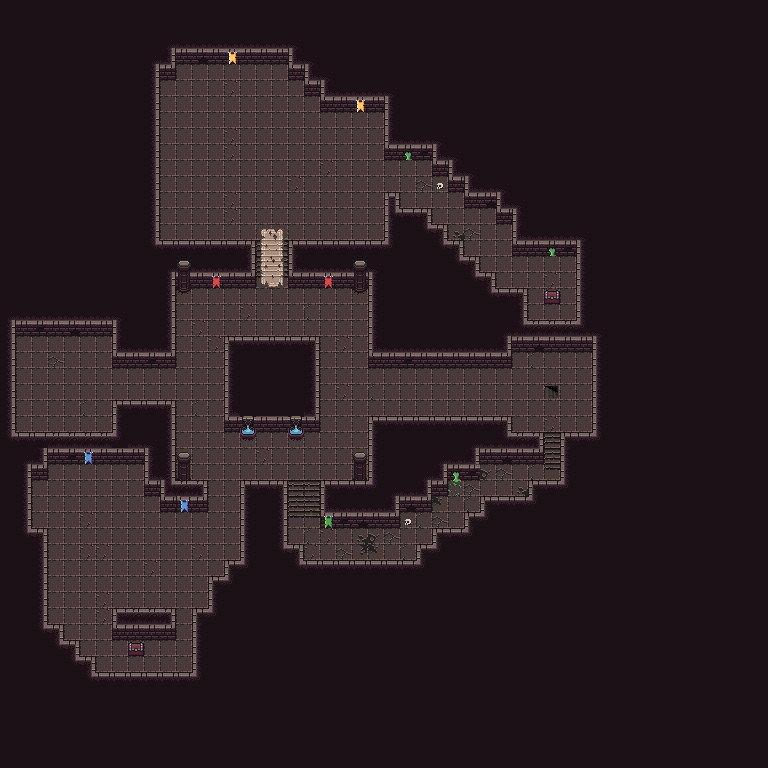

Tiled map render using the project's own tile images. Description and the map definition, with tile-layer contents summarised, below:
An orthogonal 48x48 tile map with 16x16 px tiles, 4 tile layers (abyss, floor, walls, dec), 3 tilesets and 73 objects.

<map version="1.10" tiledversion="1.11.2" orientation="orthogonal" renderorder="right-down" width="48" height="48" tilewidth="16" tileheight="16" infinite="0" nextlayerid="7" nextobjectid="228">
 <tileset firstgid="1" name="dungeontileset-extended" tilewidth="16" tileheight="16" tilecount="4096" columns="64">
  <image source="../tile_sets/dungeontiles-extended v1.1/dungeontileset-extended.png" width="1024" height="1024" />
 </tileset>
 <tileset firstgid="4097" name="0x72_16x16DungeonTileset.v5" tilewidth="16" tileheight="16" tilecount="512" columns="32">
  <image source="../tile_sets/0x72_16x16DungeonTileset.v5/0x72_16x16DungeonTileset.v5/0x72_16x16DungeonTileset.v5.png" width="512" height="256" />
 </tileset>
 <tileset firstgid="4609" name="16x16 dungeon ii wall reconfig v04 spritesheet" tilewidth="16" tileheight="16" tilecount="192" columns="16">
  <image source="../tile_sets/16x16 dungeon ii wall reconfig/16x16 dungeon ii wall reconfig v04 spritesheet.png" width="256" height="192" />
  <tile id="18">
   <objectgroup draworder="index" id="2">
    <object id="1" x="1" y="3" width="15" height="14" />
   </objectgroup>
  </tile>
  <tile id="141">
   <animation>
    <frame tileid="141" duration="1" />
    <frame tileid="142" duration="1" />
    <frame tileid="143" duration="1" />
   </animation>
  </tile>
  <tile id="157">
   <animation>
    <frame tileid="157" duration="160" />
    <frame tileid="158" duration="160" />
    <frame tileid="159" duration="160" />
   </animation>
  </tile>
 </tileset>
 <layer id="1" name="abyss" width="48" height="48">
  <data>[2304 cells, 2304 non-empty, 7 distinct tile ids]</data>
 </layer>
 <layer id="2" name="floor" width="48" height="48">
  <data>[2304 cells, 565 non-empty, 37 distinct tile ids]</data>
 </layer>
 <layer id="3" name="walls" width="48" height="48">
  <data>[2304 cells, 361 non-empty, 38 distinct tile ids]</data>
 </layer>
 <layer id="4" name="dec" width="48" height="48">
  <data>[2304 cells, 17 non-empty, 7 distinct tile ids]</data>
 </layer>
 <objectgroup id="6" name="collisions">
  <object id="124" x="160" y="16" width="144" height="48" />
  <object id="125" x="112" y="16" width="64" height="64" />
  <object id="126" x="112" y="64" width="48" height="192" />
  <object id="129" x="128" y="240" width="128" height="48" />
  <object id="130" x="112" y="272" width="64" height="96" />
  <object id="133" x="0" y="272" width="128" height="64" />
  <object id="134" x="0" y="320" width="16" height="128" />
  <object id="135" x="0" y="432" width="144" height="32" />
  <object id="136" x="288" y="16" width="64" height="64" />
  <object id="137" x="304" y="64" width="32" height="32" />
  <object id="139" x="320" y="64" width="80" height="48" />
  <object id="140" x="384" y="96" width="64" height="64" />
  <object id="142" x="432" y="112" width="32" height="64" />
  <object id="143" x="448" y="128" width="32" height="64" />
  <object id="145" x="464" y="144" width="48" height="64" />
  <object id="146" x="496" y="160" width="32" height="64" />
  <object id="148" x="512" y="176" width="112" height="80" />
  <object id="150" x="288" y="240" width="96" height="48" />
  <object id="151" x="384" y="192" width="16" height="32" />
  <object id="153" x="368" y="272" width="64" height="96" />
  <object id="154" x="368" y="320" width="144" height="48" />
  <object id="156" x="560" y="320" width="80" height="32" />
  <object id="157" x="592" y="336" width="48" height="112" />
  <object id="158" x="560" y="432" width="80" height="64" />
  <object id="161" x="368" y="416" width="144" height="48" />
  <object id="163" x="320" y="480" width="112" height="32" />
  <object id="164" x="320" y="496" width="80" height="32" />
  <object id="167" x="368" y="448" width="112" height="32" />
  <object id="168" x="496" y="432" width="48" height="32" />
  <object id="170" x="528" y="480" width="48" height="32" />
  <object id="171" x="480" y="496" width="96" height="32" />
  <object id="172" x="464" y="512" width="32" height="32" />
  <object id="173" x="432" y="528" width="80" height="48" />
  <object id="174" x="416" y="544" width="32" height="32" />
  <object id="175" x="288" y="560" width="144" height="48" />
  <object id="176" x="272" y="544" width="32" height="48" />
  <object id="179" x="240" y="480" width="48" height="96" />
  <object id="180" x="224" y="560" width="32" height="32" />
  <object id="181" x="208" y="576" width="48" height="48" />
  <object id="182" x="192" y="608" width="48" height="96" />
  <object id="183" x="80" y="672" width="128" height="48" />
  <object id="184" x="64" y="656" width="32" height="32" />
  <object id="185" x="32" y="640" width="48" height="48" />
  <object id="186" x="32" y="624" width="32" height="32" />
  <object id="187" x="0" y="528" width="48" height="112" />
  <object id="188" x="0" y="464" width="32" height="80" />
  <object id="189" x="16" y="448" width="32" height="32" />
  <object id="191" x="160" y="480" width="48" height="32" />
  <object id="193" x="144" y="432" width="32" height="64" />
  <object id="196" x="224" y="336" width="96" height="96" />
  <object id="198" x="112" y="400" width="64" height="48" />
  <object id="200" x="112" y="608" width="64" height="32" />
  <object id="201" x="384" y="208" width="48" height="64" />
  <object id="203" x="432" y="240" width="32" height="80" />
  <object id="205" x="464" y="272" width="32" height="48" />
  <object id="207" x="480" y="288" width="48" height="32" />
  <object id="209" x="576" y="240" width="48" height="96" />
  <object id="210" x="241.333" y="430" width="14" height="10" />
  <object id="211" x="289.333" y="431.333" width="14.6667" height="10" />
  <object id="213" x="128" y="640.667" width="16" height="16" />
  <object id="214" x="544" y="290" width="16.6667" height="14.6667" />
  <object id="215" x="416" y="224" width="32" height="32" />
  <object id="216" x="448" y="256" width="32" height="32" />
  <object id="217" x="416" y="464" width="32" height="32" />
  <object id="220" x="353.333" y="472" width="14.6667" height="10.6667" />
  <object id="221" x="176" y="472.667" width="16.6667" height="10" />
  <object id="222" x="480" y="320" width="64" height="32" />
  <object id="226" x="176" y="288" width="16" height="6" />
  <object id="227" x="352" y="288" width="16" height="6" />
 </objectgroup>
 <objectgroup id="5" name="triggers">
  <object id="223" x="544" y="384" width="16" height="16">
   <properties>
    <property name="target_map" value="level2" />
    <property name="target_x" value="140" />
    <property name="target_y" value="400" />
    <property name="trigger_type" value="exit" />
   </properties>
  </object>
  <object id="224" x="541" y="286" width="23" height="22" />
  <object id="225" x="125" y="638" width="22" height="21" />
 </objectgroup>
</map>
